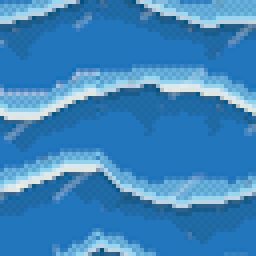
#> input picture assets/water2.png, 64 x 64 px, found by its file name (shown 4 times larger)
$ python to_iso_texture.py
#> lines starting #> are read from the running program, lines starting #| are printed output that depends on the picture
import math

import numpy as np
from PIL import Image, ImageOps


def apply_perspective_transform(image_path, output_path):
    # Open the image
    image = Image.open(image_path)
    width, height = image.size

    # Define the points for the original rectangle (source points)
    src_points = np.array([
        [0, 0],  # Top-left
        [width, 0],  # Top-right
        [width, height],  # Bottom-right
        [0, height]  # Bottom-left
    ], dtype=np.float32)
    j = 0.5
    k = 1
    # Define the points for the isometric perspective (destination points)
    iso_points = np.array([
        [width * 0.5, -j],  # Top-left
        [width+k, height * 0.25],  # Top-right
        [width * 0.5, height*0.5+ j],  # Bottom-right
        [-k, height * 0.25 ]  # Bottom-left
    ], dtype=np.float32)

    # Calculate the transformation matrix using NumPy
    matrix = find_coeffs(src_points, iso_points)

    print(matrix)

    # Apply the transformation using PIL
    transformed_image = image.transform((width, math.floor(height/2)), Image.PERSPECTIVE, matrix, resample=Image.BICUBIC)

    # Save the output
    transformed_image.save(output_path, "PNG")

def find_coeffs(source_coords, target_coords):
    matrix = []
    for s, t in zip(source_coords, target_coords):
        matrix.append([t[0], t[1], 1, 0, 0, 0, -s[0]*t[0], -s[0]*t[1]])
        matrix.append([0, 0, 0, t[0], t[1], 1, -s[1]*t[0], -s[1]*t[1]])
    A = np.matrix(matrix, dtype=np.float32)
    B = np.array(source_coords).reshape(8)
    res = np.dot(np.linalg.inv(A.T * A) * A.T, B)
    return np.array(res).reshape(8)


def main():
    apply_perspective_transform(
        "assets/water2.png",
        "assets/procedural/iso.png"
    )
#> in apply_perspective_transform, image is the input picture: PIL image 64x64 RGBA; mean R, G, B, A 61, 132.9, 188.1, 255
#| [ 9.6969581e-01  1.9393922e+00 -3.0060600e+01 -9.6969646e-01
#|   1.9393914e+00  3.2000008e+01  9.3132257e-09  3.7252903e-08]
#> in apply_perspective_transform, `transformed_image = image.transform((width, math.floor(height/2)), Ima..`:
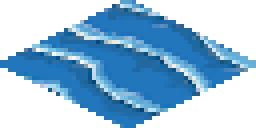
#> transformed_image: PIL image 64x32 RGBA (shown 4 times larger); mean R, G, B, A 32, 70.3, 99.6, 135.5; transparent parts drawn white


if __name__ == "__main__":
    main()
